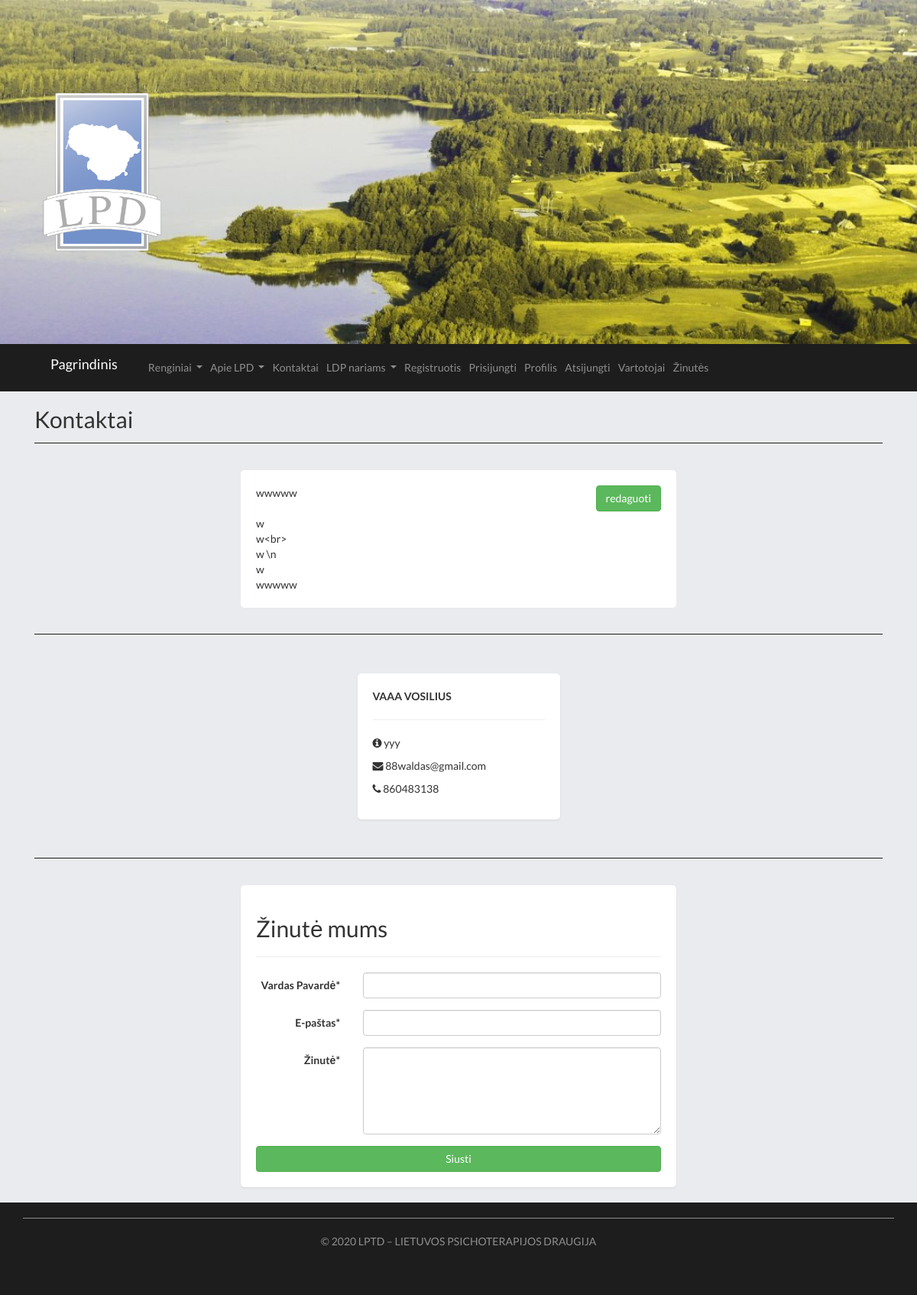
The app's page /kontaktai/ with its own data.
### main.py (models this page shows)
class User(db.Model):
	id = db.Column(db.Integer, primary_key=True)
	date_created = db.Column(db.DateTime, default=datetime.utcnow)
	name = db.Column(db.String(200), nullable=False)
	surname = db.Column(db.String(200), nullable=False)
	phone = db.Column(db.String(200), default="")
	email = db.Column(db.String(200), nullable=False)
	lvl = db.Column(db.Integer, default=0)
	password = db.Column(db.String(200), nullable=False)
	image = db.Column(db.String(300), default="")
	info = db.Column(db.String(1000), default="")
	info_en = db.Column(db.String(1000), default="")
	show = db.Column(db.String(10), default="False")
	confirmed = db.Column(db.String(10), default="False")

### main.py (the view)
@app.route("/kontaktai/", methods=["POST","GET"])
def contacts_of_users():
	if request.method == 'POST':
		message = Messages()
		message.name = request.form['name']
		message.email = request.form['email']
		message.sms = request.form['message']
		db.session.add(message)
		db.session.commit()
		return render_template("zinute_priimta.html")
	else:
		users_ = reversed(User.query.order_by(User.date_created).all())
		users = []
		try:
			contact_main = Contact_text.query.get_or_404(1)
		except:
			contact_main = Contact_text()
			contact_main.info = "Kontaktai pilnai neužpildyti"
			contact_main.info_en = "Main info need to fill"
			db.session.set(contact_main)
			db.session.commit()
		for user in users_:
			if user.show == "True":
				users.append(user)
		return render_template("kontaktai.html", users=users, contact_main=contact_main)

### templates/kontaktai.html (shortened to what this page needs)
{% extends "base.html" %}
{% block page%}
<h2> Kontaktai</h2>
<hr class="my_hr">
<div class = "row">
	<div class= " col-lg-6 page" >
		<a href="/edit_contact_info/{{contact_main.id}}" class="btn btn-success pull-right"> redaguoti</a>
		{% set arr = contact_main.info.split('\n') %}
		{% for line in arr %}
			{{line}}<br>
		{% endfor %}
	</div>
</div>
<hr class="my_hr">
	<div class= "empty_page">
		<div class = "row justify-content-md-center card_">
			{% if users|length == 0%}
			<div class = "col-md-3 page shadow-sm card_">
				<p> Rodomu vartotojų kontaktų sąrašas tuščias</p>
			</div>
			{% else %}
			{% for user in users %}
				<div class = "col-md-3 page shadow-sm card_">
					<p><i class="fa fa-info-circle"></i> {{user.info}}</p>
					<p> <i class="fa fa-envelope"></i> {{user.email}}</p>
					<p><i class="fa fa-phone"></i> {{user.phone}}</p>
				</div>
			{% endfor %}
			{% endif %}
		</div>
	</div>
	<hr class="my_hr">
<div class = "row justify-content-md-center">
	<div class = "col-lg-6 shadow-sm page">
		<form class="form-horizontal  " role="form"  method="POST" >
					<h2>Žinutė mums</h2><hr>
					<div class="form-group">
						<label for="firstName" class="col-md-3 control-label">Vardas Pavardė*</label>
						<div class="col-md-9">
							<input type="text" id="name"  class="form-control"  name="name" >
						</div>
					</div>
					<div class="form-group">
						<label for="email" class="col-md-3 control-label">E-paštas* </label>
						<div class="col-md-9">
							<input type="email" id="email" name="email" class="form-control" >
						</div>
					</div>
					<div class="form-group">
						<label for="photo" class="col-md-3 control-label">Žinutė*</label>
						<div class="col-md-9">
							<textarea class="form-control" id="message" name="message" rows="5" ></textarea>
						</div>
					</div>
					<input type="submit" value="Siusti" class="btn btn-success btn-block">
					</div>
	</div>
</div>
{% endblock %}

### static/css/style.css (style rules this page uses)
body { background-color: #e9ebee; font-family: 'Raleway', sans-serif; font-family: 'Lato', sans-serif; }
.page { padding: 20px; margin:20px auto; border-radius: 5px; background-color: white; }
.empty_page { padding: 20px; margin:20px auto; border-radius: 5px; }
.my_hr { display: block; height: 1px; border: 0; border-top: 1px solid #1D1D1D; margin: 1em 0; padding: 0; }
.card_ { margin: 5px ! important; }

### records on screen
User: name+surname "VAAA VOSILIUS", info "yyy", email "88waldas@gmail.com", phone "860483138"

### other values on screen
{{ line }} "wwwww" "w" "w<br>" "w \\n" "w" "wwwww"
